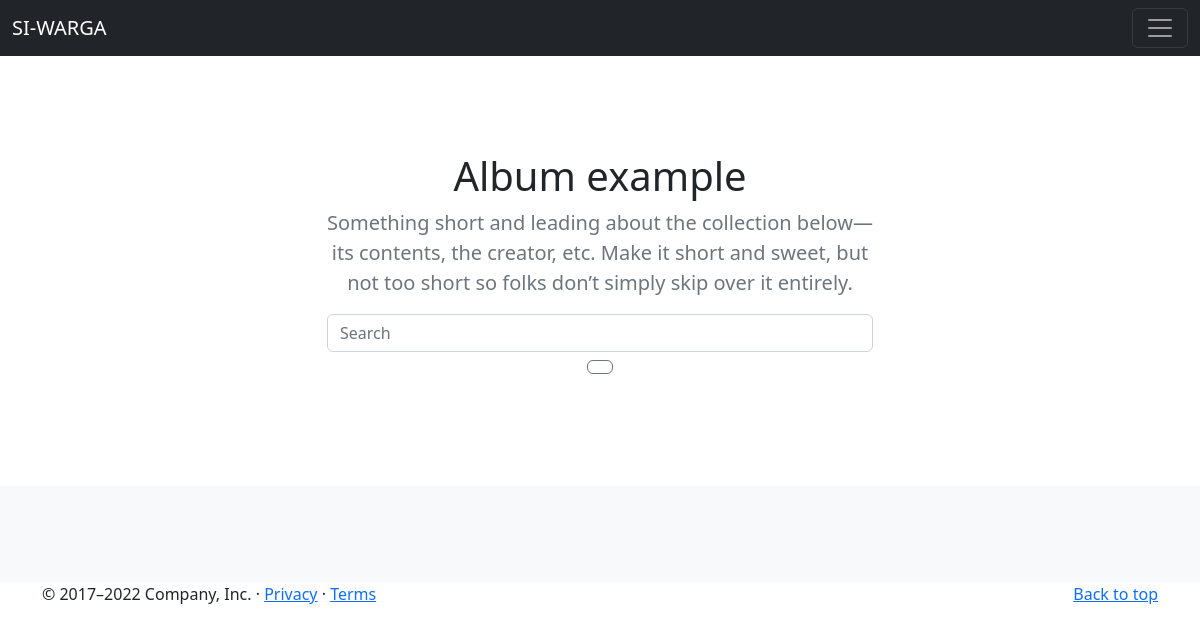
Before: /aspirasi.php with the older database file.
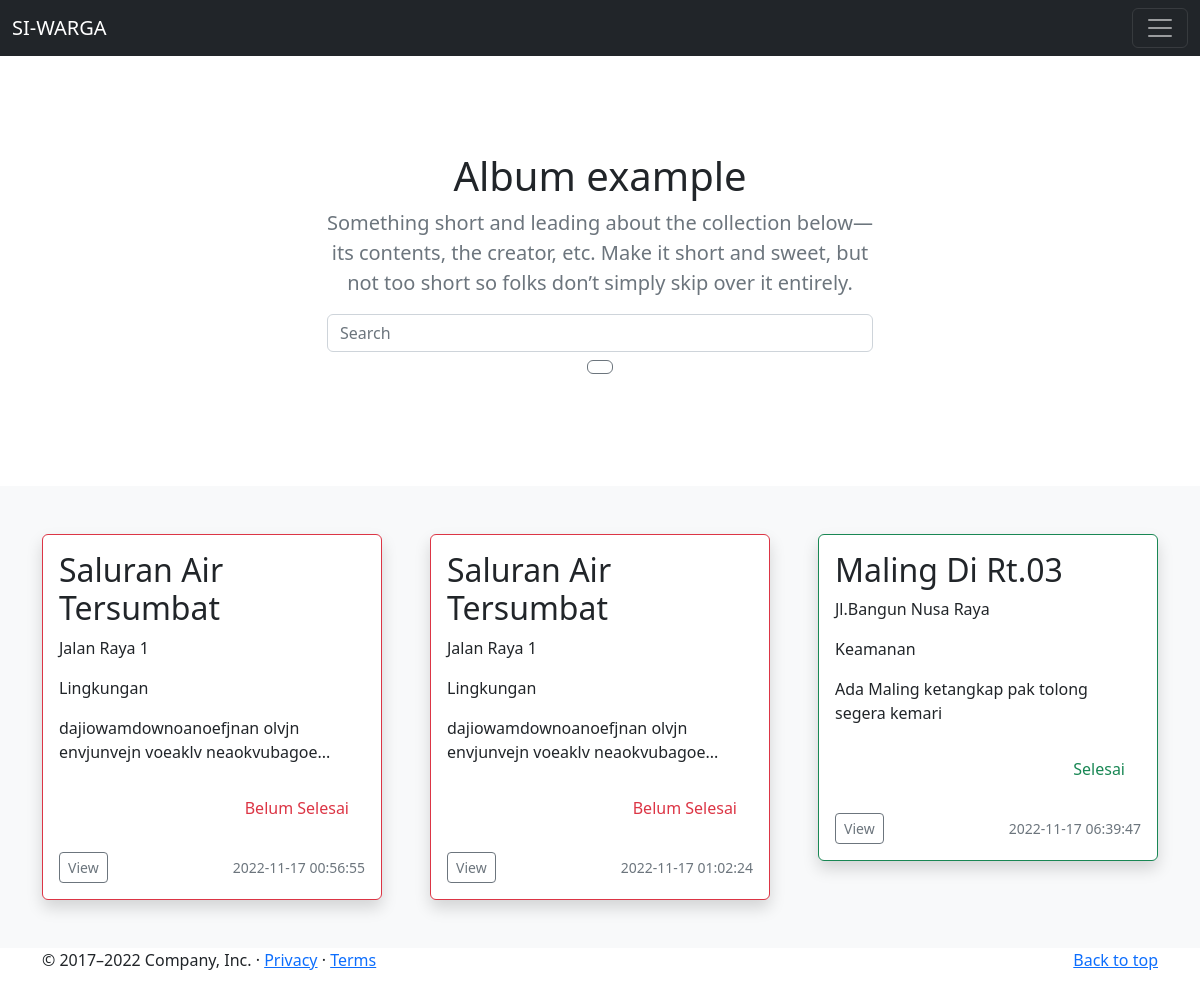
After: the same page with the newer database file.
### tables this page shows
CREATE TABLE `aspirasi` (
  `id_aspirasi` int(11) NOT NULL,
  `id_penduduk` int(11) DEFAULT NULL,
  `judul_aspirasi` varchar(255) DEFAULT NULL,
  `lokasi` text DEFAULT NULL,
  `isi_aspirasi` text DEFAULT NULL,
  `id_kategori` int(11) DEFAULT NULL,
  `tanggal` timestamp NOT NULL DEFAULT current_timestamp() ON UPDATE current_timestamp(),
  `status_aspirasi` tinyint(1) NOT NULL DEFAULT 0
);

CREATE TABLE `penduduk` (
  `id_penduduk` int(11) NOT NULL,
  `nama_penduduk` varchar(255) NOT NULL,
  `alamat` varchar(255) NOT NULL
);

CREATE TABLE `kategori` (
  `id_kategori` int(11) NOT NULL,
  `jenis_kategori` varchar(255) DEFAULT NULL
);

### koneksi.php (called while the page is built, shortened)
<?php
$conn = mysqli_connect("localhost","root","","siwarga");
function query($query){
  global $conn;
  $result = mysqli_query($conn,$query);
  $rows = [];
  while($row = mysqli_fetch_assoc($result)){
    $rows[] = $row;
  }
  return $rows;
}
?>

### aspirasi.php (the view, shortened to what this page needs)
<?php
require_once 'koneksi.php';
$aspirasi = query("SELECT a.id_aspirasi, a.judul_aspirasi, a.isi_aspirasi, a.tanggal, a.status_aspirasi, c.jenis_kategori, p.nama_penduduk, p.alamat
                    FROM aspirasi AS a INNER JOIN kategori AS c ON (c.id_kategori = a.id_kategori)
                                        INNER JOIN penduduk AS p ON (p.id_penduduk = a.id_penduduk)
                    ORDER BY a.status_aspirasi");
?>
<html lang="en">
  <head>
    <link href="https://cdn.jsdelivr.net/npm/bootstrap@5.2.0-beta1/dist/css/bootstrap.min.css" rel="stylesheet">
    <link href="assets/dist/css/bootstrap.min.css" rel="stylesheet">
    <link href="css/carousel.css" rel="stylesheet">
  </head>
  <body>
    <main>
  <nav class="navbar navbar-dark bg-dark" aria-label="Dark offcanvas navbar">
    <div class="container-fluid">
      <a class="navbar-brand" data-bs-toggle="modal" data-bs-target="#loginModal" href="#">SI-WARGA</a>
      <button class="navbar-toggler" type="button" data-bs-toggle="offcanvas" data-bs-target="#offcanvasNavbarDark" aria-controls="offcanvasNavbarDark">
        <span class="navbar-toggler-icon"></span>
      </button>
    </div>
  </nav>
    </main>
    <main>
        <section class="py-5 text-center container">
            <div class="row py-lg-5">
            <div class="col-lg-6 col-md-8 mx-auto">
                <h1 class="fw-light">Album example</h1>
                <p class="lead text-muted">Something short and leading about the collection below—its contents, the creator, etc. Make it short and sweet, but not too short so folks don’t simply skip over it entirely.</p>
                <p>
                <input class="form-control my-2" type="search" placeholder="Search" aria-label="Search">
                <button class="btn btn-outline-secondary" type="submit"><i data-feather="search"></i></button>
                </p>
            </div>
            </div>
        </section>
        <div class="album py-5 bg-light">
            <div class="container">
            <div class="row row-cols-1 row-cols-sm-2 row-cols-md-3 g-5">
            <?php
                foreach($aspirasi as $a):
            ?>
                <div class="col">
                <div style="min-height: 290px;" class="card border-<?= $a['status_aspirasi'] ? 'success' : 'danger'?> shadow bg-body"  id="<?= $a['id_aspirasi']?>">
                    <div class="d-flex flex-column justify-content-between card-body text">
                      <div>
                        <h2 class="card-text"><?=$a['judul_aspirasi']?></h2>
                        <p class="card-text"><?=$a['alamat']?></p>
                        <p class="card-text"><?=$a['jenis_kategori']?></p>
                        <p class="card-text"><?= strlen($a['isi_aspirasi']) < 60 ? $a['isi_aspirasi'] : substr($a['isi_aspirasi'],0,60).'...' ?></p>
                        <p class="d-flex flex-row-reverse card-body text-<?= $a['status_aspirasi'] ? 'success' : 'danger'?>"><?=$a['status_aspirasi'] ? 'Selesai' : 'Belum Selesai' ?></p>
                      </div>
                    <div class="d-flex justify-content-between align-items-center">
                        <div class="btn-group">
                        <a href="http://localhost/siwarga-PHP/detail_aspirasi.php?id=<?= $a['id_aspirasi']?>" class="btn btn-sm btn-outline-secondary">View</a>
                        </div>
                        <small class="text-muted"><?=$a['tanggal']?></small>
                    </div>
                    </div>
                </div>
                </div>
            <?php
                endforeach;
            ?>
            </div>
            </div>
        </div>
    </main>
    <footer class="container">
        <p class="float-end"><a href="#">Back to top</a></p>
        <p>&copy; 2017–2022 Company, Inc. &middot; <a href="#">Privacy</a> &middot; <a href="#">Terms</a></p>
    </footer>
  </body>
</html>

Changed rows visible on the page:
added aspirasi: $a['id_aspirasi'] 2 (drawn), judul_aspirasi "Saluran Air Tersumbat", id_penduduk.alamat "Jalan Raya 1", id_kategori.jenis_kategori "Lingkungan", isi_aspirasi "dajiowamdownoanoefjnan olvjn envjunvejn voeaklv neaokvubagoe", status_aspirasi "Belum Selesai", tanggal "2022-11-17 00:56:55"
added aspirasi: judul_aspirasi "Saluran Air Tersumbat", id_penduduk.alamat "Jalan Raya 1", id_kategori.jenis_kategori "Lingkungan", isi_aspirasi "dajiowamdownoanoefjnan olvjn envjunvejn voeaklv neaokvubagoe", status_aspirasi "Belum Selesai", tanggal "2022-11-17 01:02:24"
added aspirasi: judul_aspirasi "Maling Di Rt.03", id_penduduk.alamat "Jl.Bangun Nusa Raya", id_kategori.jenis_kategori "Keamanan", isi_aspirasi "Ada Maling ketangkap pak tolong segera kemari", status_aspirasi "Selesai", tanggal "2022-11-17 06:39:47"
